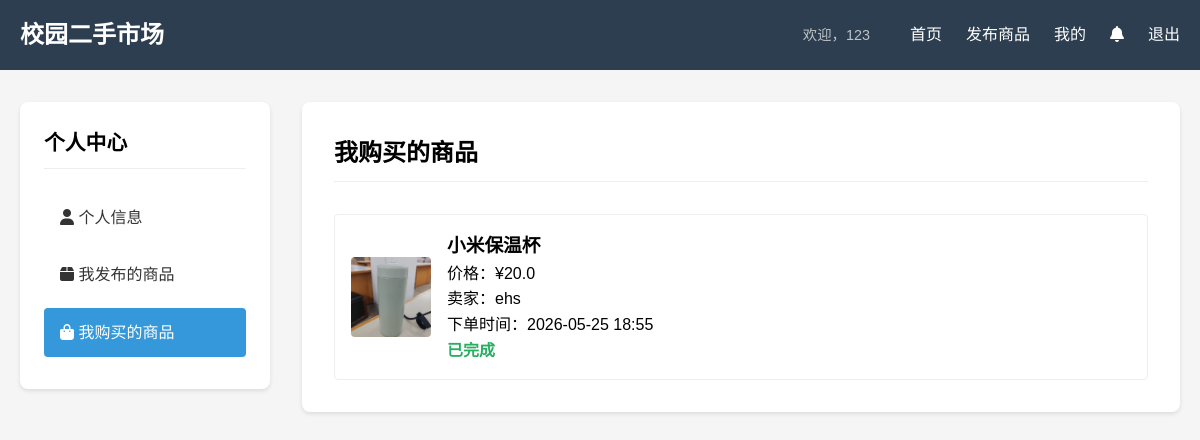
Page /my/orders (signed in) on the committed database.
### models.py (models this page shows, shortened)
class Item(db.Model):
    id = db.Column(db.Integer, primary_key=True)
    title = db.Column(db.String(100), nullable=False)
    description = db.Column(db.Text, nullable=False)
    price = db.Column(db.Float, nullable=False)
    category = db.Column(db.String(50), nullable=False)
    image_path = db.Column(db.String(200), nullable=False)
    create_time = db.Column(db.DateTime, default=datetime.now)
    is_sold = db.Column(db.Boolean, default=False)
    is_top = db.Column(db.Boolean, default=False)            # 是否置顶
    is_active = db.Column(db.Boolean, default=True)          # 商品是否有效（下架后为False）
    seller_id = db.Column(db.Integer, db.ForeignKey('user.id'), nullable=False)
    cart_entries = db.relationship('Cart', backref='item', lazy=True)
    orders = db.relationship('Order', backref='item', lazy=True)
    reports = db.relationship('Report', backref='item', lazy=True)

class User(db.Model):
    id = db.Column(db.Integer, primary_key=True)
    username = db.Column(db.String(50), unique=True, nullable=False)
    password = db.Column(db.String(100), nullable=False)
    phone = db.Column(db.String(20), nullable=False)
    wechat = db.Column(db.String(50), nullable=True, default='')
    qq = db.Column(db.String(20), nullable=True, default='')
    avatar = db.Column(db.String(200), default='default_avatar.png')
    is_admin = db.Column(db.Boolean, default=False)          # 是否为管理员
    create_time = db.Column(db.DateTime, default=datetime.now)
    items = db.relationship('Item', backref='seller', lazy=True)
    cart_items = db.relationship('Cart', backref='user', lazy=True)
    orders = db.relationship('Order', backref='buyer', lazy=True)
    notifications = db.relationship('Notification', backref='user', lazy=True)
    reports_made = db.relationship('Report', foreign_keys='Report.reporter_id', backref='reporter', lazy=True)

class Order(db.Model):
    id = db.Column(db.Integer, primary_key=True)
    buyer_id = db.Column(db.Integer, db.ForeignKey('user.id'), nullable=False)
    item_id = db.Column(db.Integer, db.ForeignKey('item.id'), nullable=False)
    order_time = db.Column(db.DateTime, default=datetime.now)
    status = db.Column(db.String(20), default='待发货')

### app.py (the view)
@app.route('/my/orders')
def my_orders():
    if 'user_id' not in session or session.get('is_admin'):
        flash('请先登录普通用户')
        return redirect(url_for('login'))
    orders = Order.query.filter_by(buyer_id=session['user_id']).order_by(Order.order_time.desc()).all()
    order_dicts = []
    for order in orders:
        item = Item.query.get(order.item_id)
        order_dicts.append({
            'id': order.id,
            'item_title': item.title,
            'item_image': item.image_path,
            'price': item.price,
            'seller_username': item.seller.username,
            'order_time': order.order_time.strftime('%Y-%m-%d %H:%M'),
            'status': order.status
        })
    return render_template('my.html', orders=order_dicts, active_tab='orders')

### app.py (called while the page is built)
def get_cart_count():
    if 'user_id' in session:
        return Cart.query.filter_by(user_id=session['user_id']).count()
    return 0

def get_unread_notification_count():
    if 'user_id' in session:
        return Notification.query.filter_by(user_id=session['user_id'], is_read=False).count()
    return 0

def get_unhandled_reports_count():
    if session.get('is_admin'):
        return Report.query.filter_by(status='待处理').count()
    return 0

@app.context_processor
def inject_common():
    return dict(
        cart_count=get_cart_count(),
        notif_count=get_unread_notification_count(),   # 注意：函数名正确
        is_admin=session.get('is_admin', False),
        unhandled_reports_count=get_unhandled_reports_count()   # 新增
    )

@app.context_processor
def inject_common():
    return dict(
        cart_count=get_cart_count(),
        notif_count=get_unread_notification_count(),   # 注意：函数名正确
        is_admin=session.get('is_admin', False),
        unhandled_reports_count=get_unhandled_reports_count()   # 新增
    )

### templates/my.html (shortened to what this page needs)
{% extends "base.html" %}
{% block content %}
<div class="my-page">
    <div class="sidebar">
        <h2>个人中心</h2>
        <ul>
            <li class="{% if active_tab == 'profile' %}active{% endif %}">
                <a href="{{ url_for('my_profile') }}"><i class="fas fa-user"></i> 个人信息</a>
            </li>
            <li class="{% if active_tab == 'items' %}active{% endif %}">
                <a href="{{ url_for('my_items') }}"><i class="fas fa-box"></i> 我发布的商品</a>
            </li>
            <li class="{% if active_tab == 'orders' %}active{% endif %}">
                <a href="{{ url_for('my_orders') }}"><i class="fas fa-shopping-bag"></i> 我购买的商品</a>
            </li>
        </ul>
    </div>
    <div class="content">
        {% if active_tab == 'profile' %}
            <div class="profile-section">
                <h2>个人信息</h2>
                <form id="profileForm">
                    <div class="form-group">
                        <label>用户名</label>
                        <input type="text" value="{{ user.username }}" disabled>
                    </div>
                    <div class="form-group">
                        <label>手机号</label>
                        <input type="tel" name="phone" value="{{ user.phone }}" required>
                    </div>
                    <div class="form-group">
                        <label>微信号</label>
                        <input type="text" name="wechat" value="{{ user.wechat }}">
                    </div>
                    <div class="form-group">
                        <label>QQ号</label>
                        <input type="text" name="qq" value="{{ user.qq }}">
                    </div>
                    <button type="submit" class="btn">保存修改</button>
                </form>
            </div>
        {% elif active_tab == 'orders' %}
            <div class="my-orders-section">
                <h2>我购买的商品</h2>
                {% if orders %}
                    <div class="orders-list">
                        {% for order in orders %}
                            <div class="order-item">
                                <img src="{{ url_for('static', filename='uploads/' + order.item_image) }}" alt="{{ order.item_title }}">
                                <div class="order-info">
                                    <h3>{{ order.item_title }}</h3>
                                    <p>价格：¥{{ order.price }}</p>
                                    <p>卖家：{{ order.seller_username }}</p>
                                    <p>下单时间：{{ order.order_time }}</p>
                                    <p class="order-status">{{ order.status }}</p>
                                </div>
                            </div>
                        {% endfor %}
                    </div>
                {% else %}
                    <div class="empty-state">
                        <p>你还没有购买任何商品</p>
                        <a href="{{ url_for('index') }}" class="btn">去逛逛</a>
                    </div>
                {% endif %}
            </div>
        {% endif %}
    </div>
</div>
{% endblock %}

### static/css/style.css (style rules this page uses)
* { margin: 0; padding: 0; box-sizing: border-box; }
body { font-family: Arial, sans-serif; line-height: 1.6; background-color: #f5f5f5; padding-bottom: 80px; }
.my-page { display: flex; gap: 2rem; }
.sidebar { width: 250px; background-color: white; border-radius: 8px; padding: 1.5rem; box-shadow: 0 2px 4px rgba(0,0,0,0.1); height: fit-content; }
.sidebar h2 { margin-bottom: 1.5rem; font-size: 1.3rem; border-bottom: 1px solid #eee; padding-bottom: 0.5rem; }
.sidebar ul { list-style: none; }
.sidebar li { margin-bottom: 0.5rem; }
.sidebar a { display: block; padding: 0.75rem 1rem; color: #333; text-decoration: none; border-radius: 4px; transition: background-color 0.2s; }
.sidebar li.active a { background-color: #3498db; color: white; }
.content { flex: 1; background-color: white; border-radius: 8px; padding: 2rem; box-shadow: 0 2px 4px rgba(0,0,0,0.1); }
.content h2 { margin-bottom: 2rem; border-bottom: 1px solid #eee; padding-bottom: 0.5rem; }
.orders-list { display: flex; flex-direction: column; gap: 1rem; }
.order-item { display: flex; align-items: center; padding: 1rem; border: 1px solid #eee; border-radius: 4px; }
.order-item img { width: 80px; height: 80px; object-fit: cover; border-radius: 4px; margin-right: 1rem; }
.order-info { flex: 1; }
.order-status { color: #27ae60; font-weight: bold; }

### rows in the picture
Item: image_path (picture), item_title "小米保温杯", price "20.0"
User: seller_username "ehs"
Order: status "已完成"

### other values in the picture
{{ session.username }} "123"
{{ order.order_time }} "2026-05-25 18:55"
